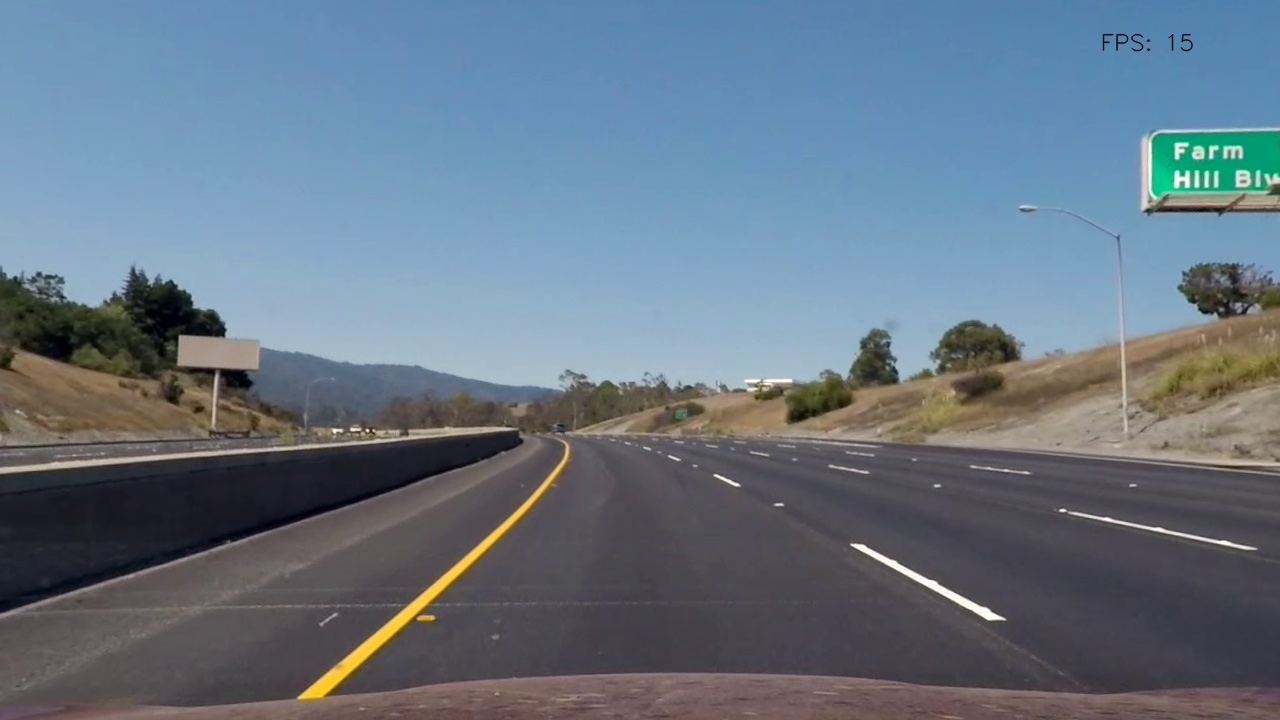
#> input picture assets/processes/source_frame.jpg, 1280 x 720 px; its folder holds only this picture in this run
$ python -i detection_utils.py   (imports and definitions only)   (older library calls are emulated)
#> lines starting #> are read from the running program, lines starting #| are printed output that depends on the picture
import cv2
import numpy as np
from time import time
from decimal import Decimal
import pickle
import os


def timeIt(func):
    # [6 lines left out: function wrapper, not called in this run]
    return wrapper


# [75 lines left out: functions updatePoints, drawRoIPoly, getSatThreshMask, getGRThreshMask, getHueThreshMask, not called in this run]


# @timeIt
def getSobelGrads(grayImg, axis="xy", K=9):
    """
    Creates a binary mask of the absolute edges Sobel gradients from a grayscale image

    @param grayImg: Gray image formate np.ndarray
    @param axis: the axis to extract gradients over
    @param K: Sobel kernel size
    """
    if axis == "x":
        xGrads = cv2.Sobel(grayImg, cv2.CV_64F, 1, 0, ksize=K)
        absXSobel = np.absolute(xGrads)
        return absXSobel
    elif axis == "y":
        yGrads = cv2.Sobel(grayImg, cv2.CV_64F, 0, 1, ksize=K)
        absYSobel = np.absolute(yGrads)
        return absYSobel
    elif axis == "xy":
        xGrads = cv2.Sobel(grayImg, cv2.CV_64F, 1, 0, ksize=K)
        yGrads = cv2.Sobel(grayImg, cv2.CV_64F, 0, 1, ksize=K)
        absXSobel = np.absolute(xGrads)
        absYSobel = np.absolute(yGrads)
        return absXSobel, absYSobel


# @timeIt
# [380 lines left out: functions getSobelMag, getSobelDir, getLaneMask, getinitialCenters, fitLaneLines, getLanePoints and 12 more, not called in this run]

>>> import cv2
>>> picture = cv2.imread('../../assets/processes/source_frame.jpg', cv2.IMREAD_GRAYSCALE)
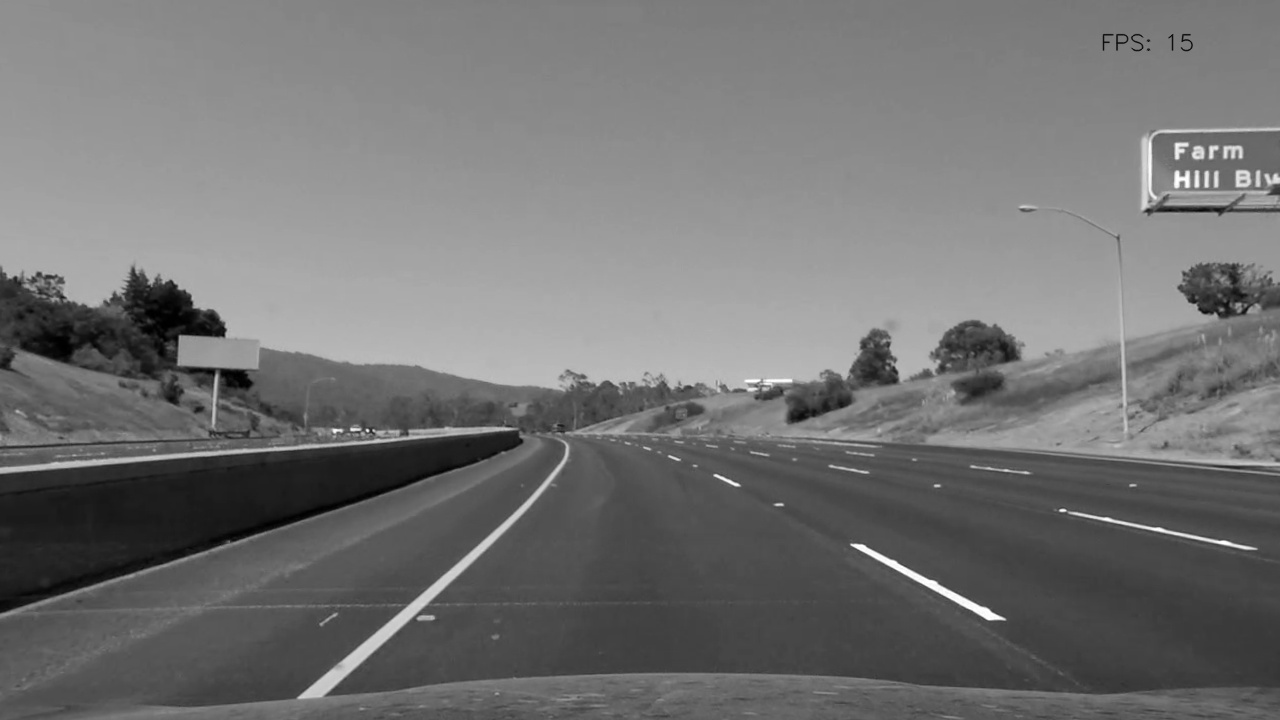
#> picture: shape (720, 1280); min 0, max 255, mean 114.7
>>> result = getSobelGrads(picture)
#> in getSobelGrads, `yGrads = cv2.Sobel(grayImg, cv2.CV_64F, 0, 1, ksize=K)`:
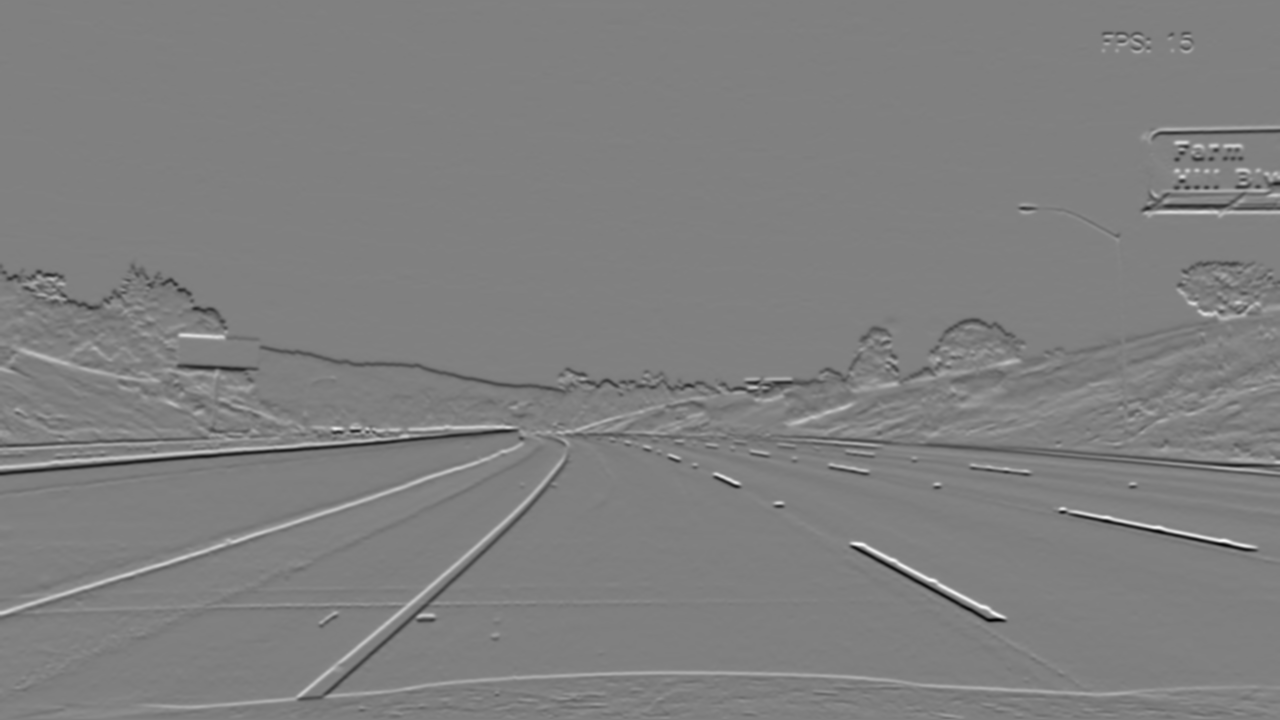
#> yGrads: shape (720, 1280) float64; min -1552964, max 1537786, mean -1511.7; drawn with min black and max white
#> in getSobelGrads, `absXSobel = np.absolute(xGrads)`:
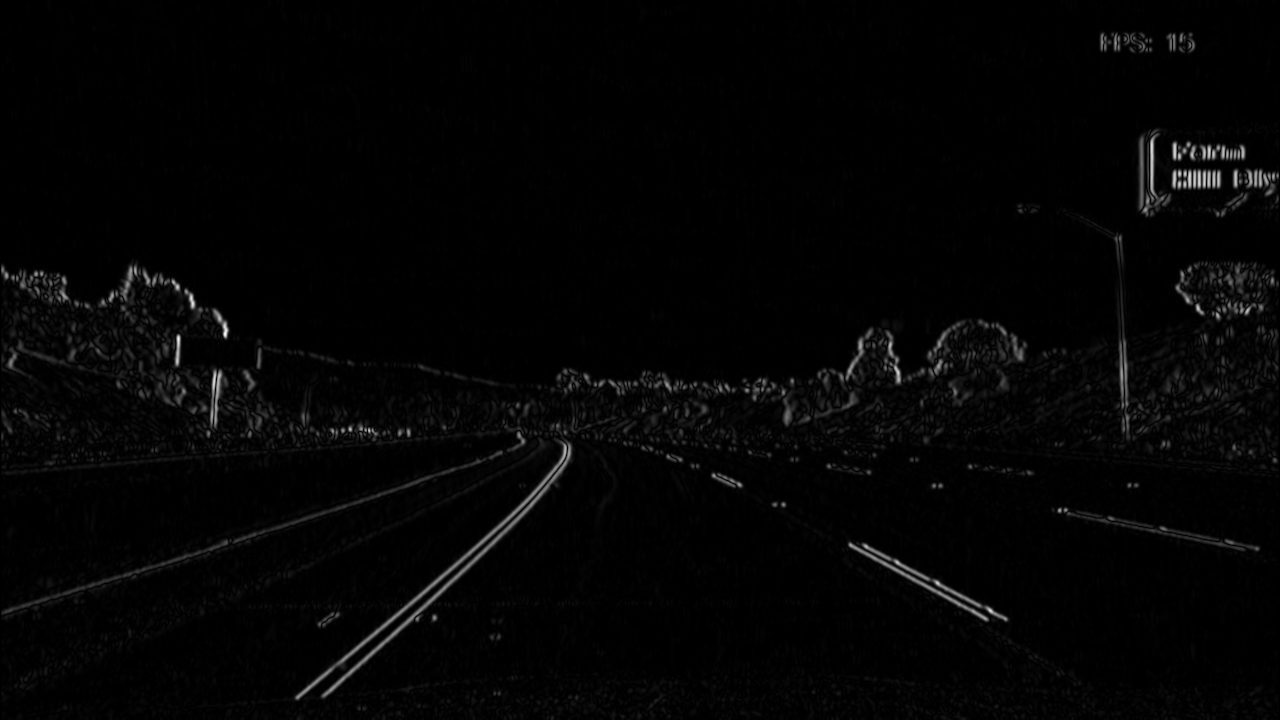
#> absXSobel: shape (720, 1280) float64; min 0, max 1274871, mean 23432.7; drawn with min black and max white
#> in getSobelGrads, `absYSobel = np.absolute(yGrads)`:
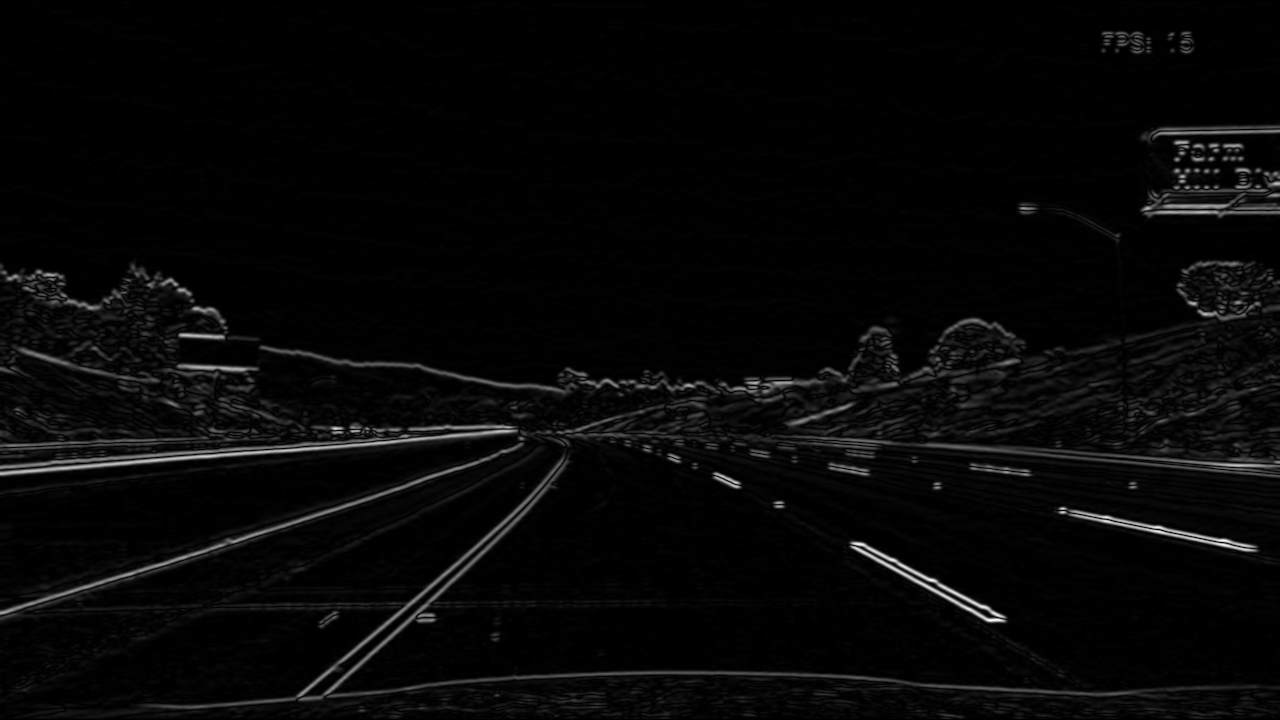
#> absYSobel: shape (720, 1280) float64; min 0, max 1552964, mean 47181.5; drawn with min black and max white

$ run again, on assets/processes/dimensions_frame.jpg
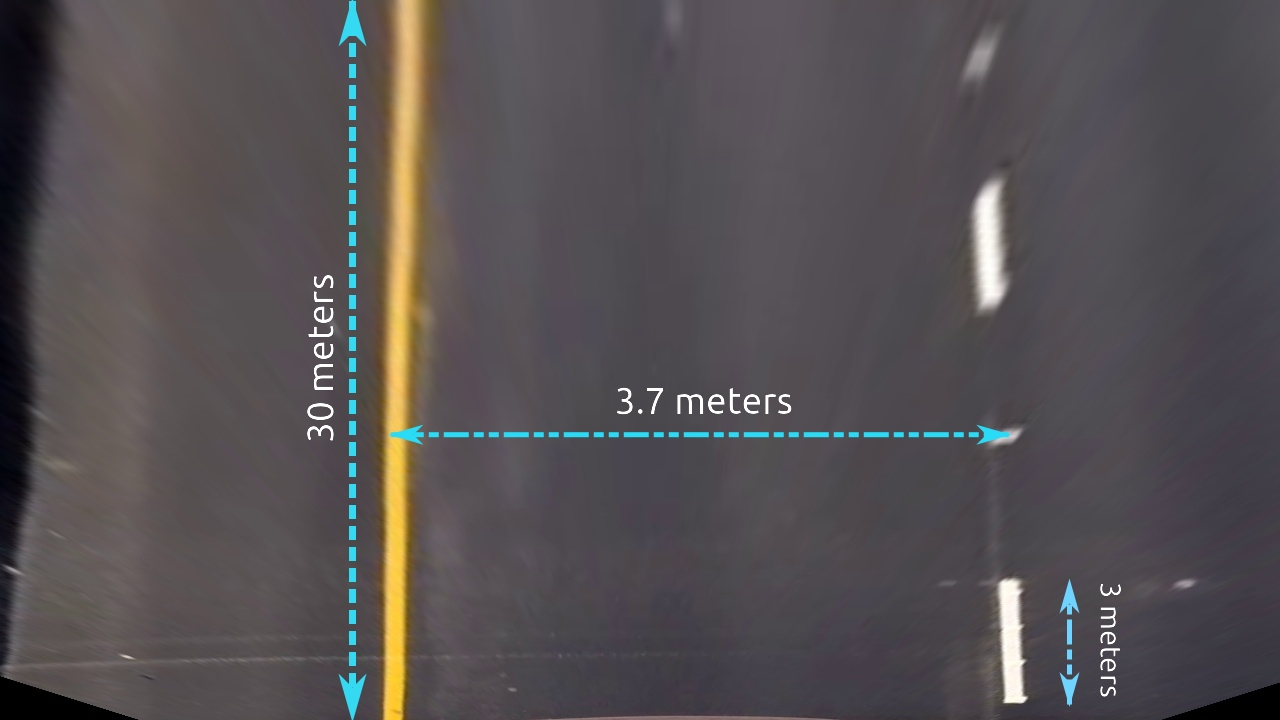
#> input picture assets/processes/dimensions_frame.jpg, 1280 x 720 px
#> in getSobelGrads, `yGrads = cv2.Sobel(grayImg, cv2.CV_64F, 0, 1, ksize=K)`:
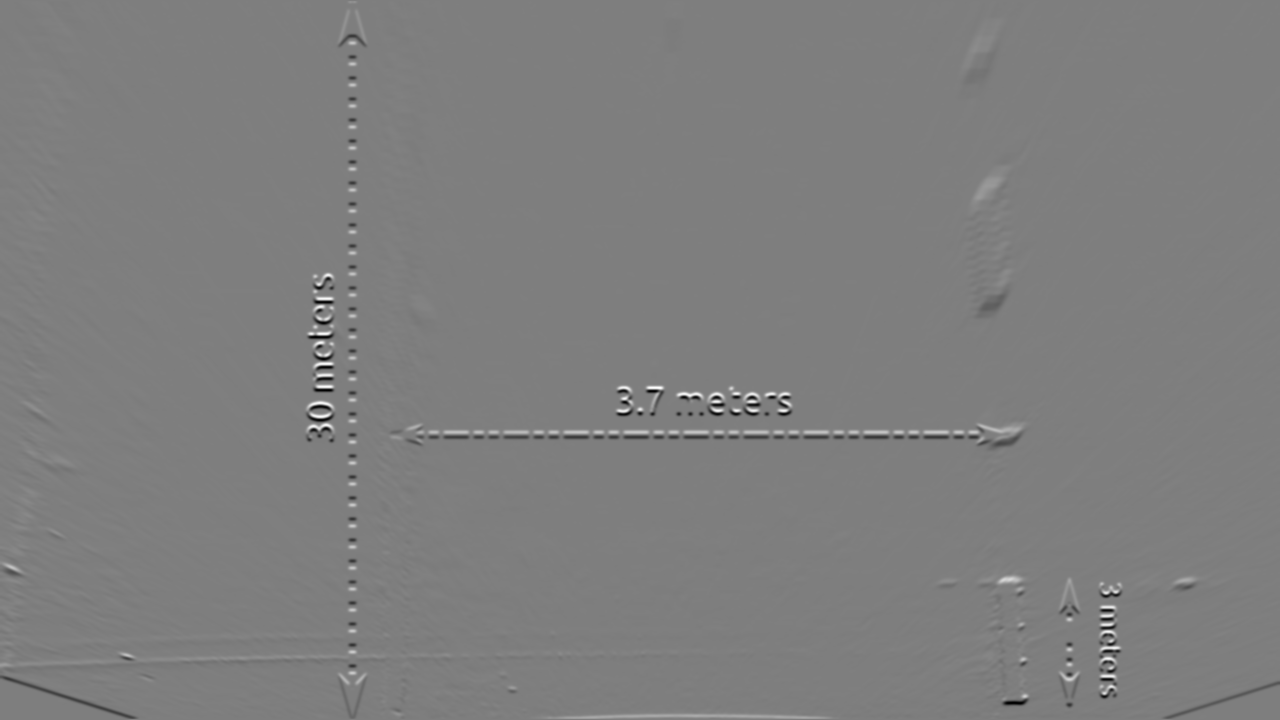
#> yGrads: shape (720, 1280) float64; min -1584397, max 1603000, mean -827.4; drawn with min black and max white
#> in getSobelGrads, `absYSobel = np.absolute(yGrads)`:
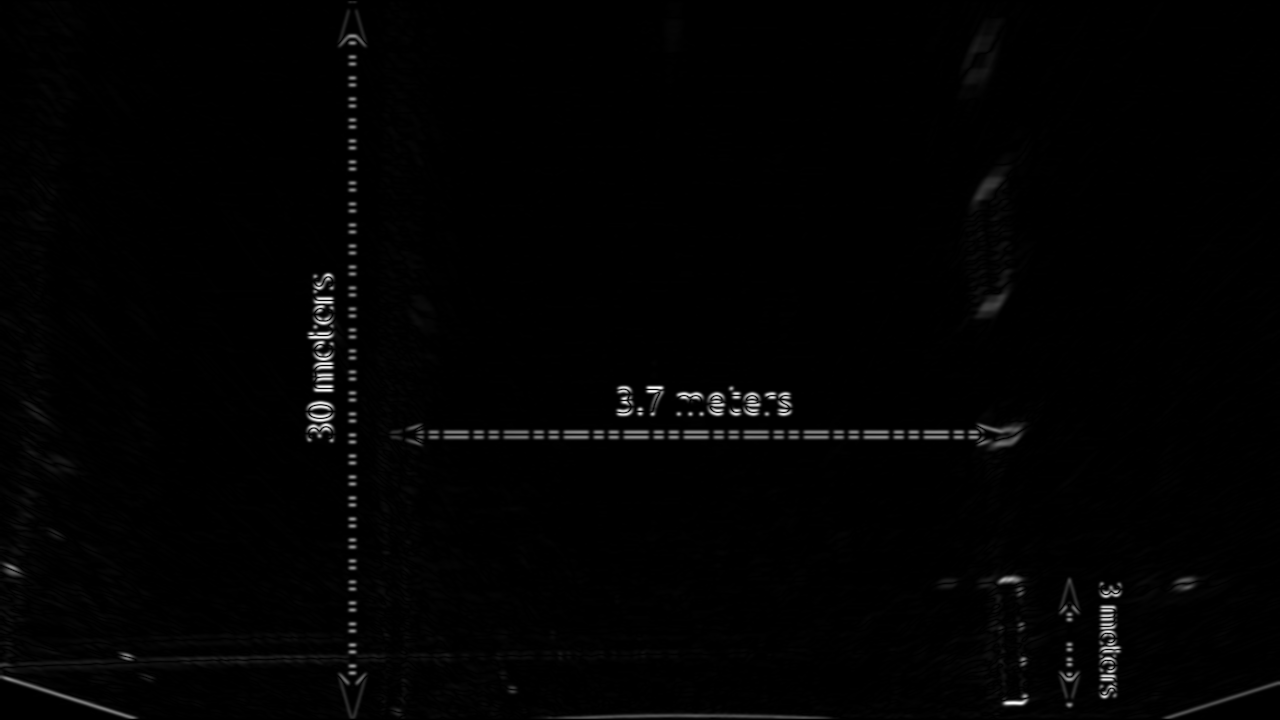
#> absYSobel: shape (720, 1280) float64; min 0, max 1603000, mean 18345.6; drawn with min black and max white
